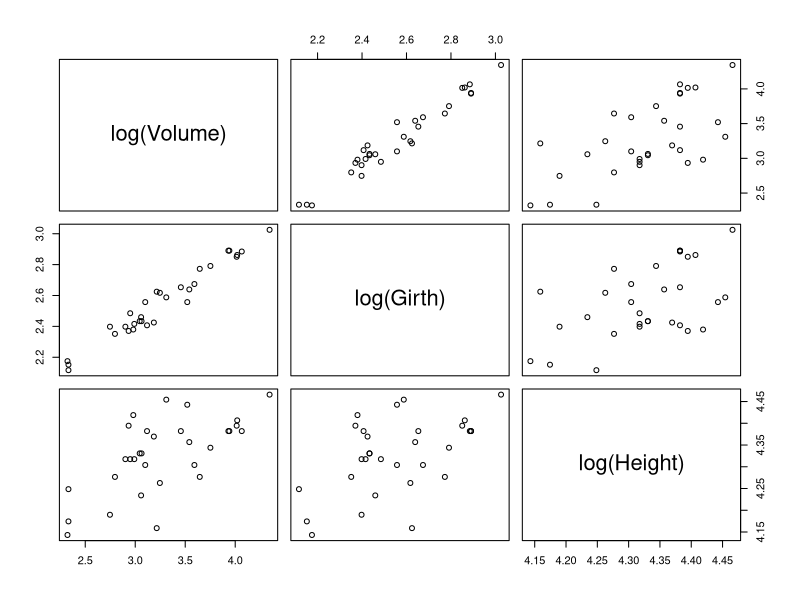

This figure's R source:
## ---- chunk 1
library(knitr)
# set global chunk options: images will be 7x5 inches

knitr::opts_chunk$set(fig.width=7, fig.height=5)
knitr::opts_chunk$set(tidy.opts=list(width.cutoff=80), tidy=TRUE)
options(digits = 4)

## indents are for indenting r code as formatted text
## They may need to be adjusted depending on your OS
# if your output looks odd, increase or decrease indent
indent1 = '    '
indent2 = '        '
indent3 = '            '
## ---- chunk 2
cov.data <- data.frame(row.names = c("San Bernardino County", "Riverside County",
"Orange County",
"San Diego County",
"Santa Clara County",
"Kern County",
"Sacramento County",
"Fresno County",
"Alameda County"))
cov.data$population <- c(2149, 2411, 3168, 3316, 1927, 887, 1525, 985, 1657)
cov.data$confirmed <- c(251, 239, 223, 212, 93, 85, 79, 81, 67)
x <- cov.data$population
y <- cov.data$confirmed

betaone <- ((x[1]-mean(x))*(y[1]-mean(y))+(x[2]-mean(x))*(y[2]-mean(y))+(x[3]-mean(x))*(y[3]-mean(y))+(x[4]-mean(x))*(y[4]-mean(y))+(x[5]-mean(x))*(y[5]-mean(y))+(x[6]-mean(x))*(y[6]-mean(y))+(x[7]-mean(x))*(y[7]-mean(y))+(x[8]-mean(x))*(y[8]-mean(y))+(x[9]-mean(x))*(y[9]-mean(y)))/((x[1]-mean(x))^2+(x[2]-mean(x))^2+(x[3]-mean(x))^2+(x[4]-mean(x))^2+(x[5]-mean(x))^2+(x[6]-mean(x))^2+(x[7]-mean(x))^2+(x[8]-mean(x))^2+(x[9]-mean(x))^2)

betazero <- mean(y)-betaone*mean(x)

betaone
betazero
## ---- chunk 3
predicted <- betazero+ 1000000 *betaone
predicted

## ---- chunk 4
trees
## ---- chunk 5
pairs(formula = log(Volume)~log(Girth)+log(Height),data = trees)
## ---- chunk 6
cor(log(trees), method = c("pearson", "kendall", "spearman"))
## ---- chunk 7
is.na(cor(log(trees)))
## ---- chunk 8
mod <- lm(log(Volume)~log(Girth)+log(Height),data=trees)
summary(mod)
## ---- chunk 9
mod$coefficients
X=model.matrix(mod)
Y=log(trees)$Volume
(beta_hat=solve(t(X)%*%X)%*%t(X)%*%Y)
## ---- chunk 10
hat_y <- X%*%beta_hat
head(hat_y)
head(mod$residuals)
head((t(mod$residuals) %*% mod$residuals/28))
